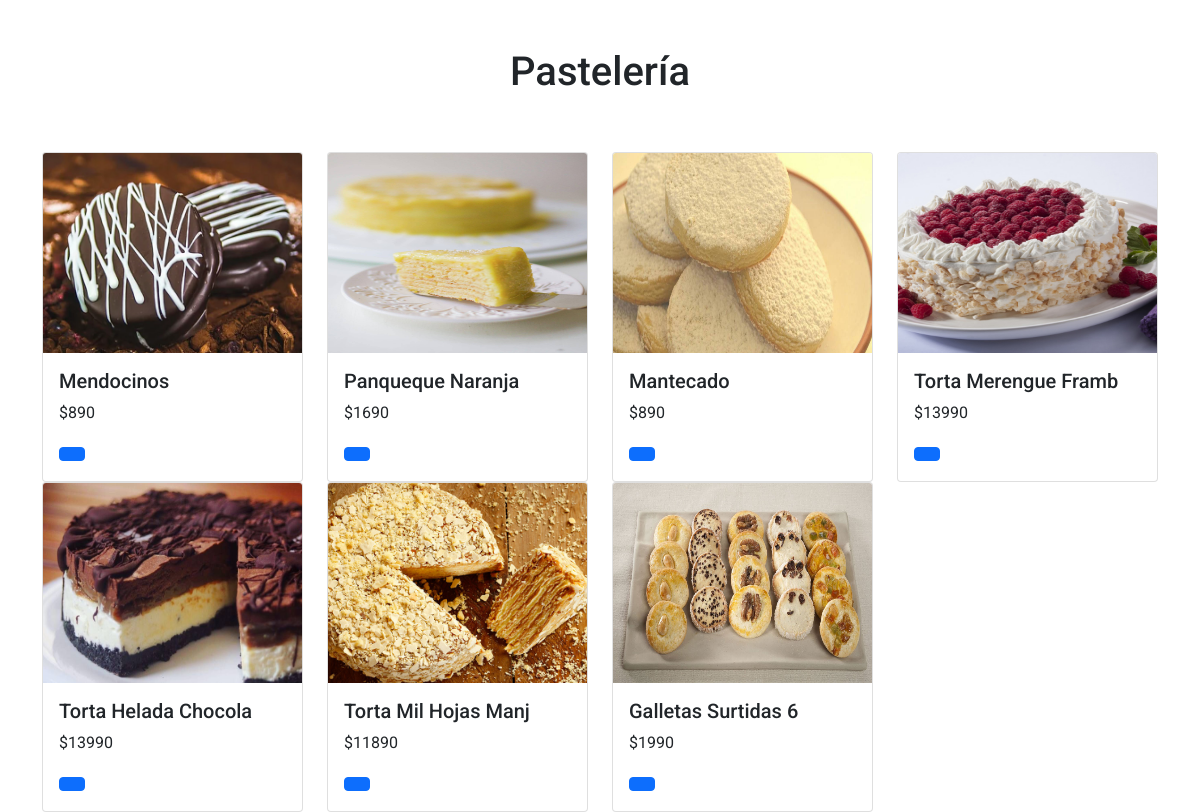
The page / on the database its author committed.
### tables this page shows
CREATE TABLE `productos` (
  `id` int(11) NOT NULL,
  `nombre` varchar(20) NOT NULL,
  `precio` int(11) NOT NULL,
  `imagen` varchar(50) NOT NULL
);

### index.php (the view, shortened to what this page needs)
<?php include_once 'bbdd.php' ?>
<!doctype html>
<html lang="en">
  <head>
    <link href="https://cdn.jsdelivr.net/npm/bootstrap@5.0.0-beta2/dist/css/bootstrap.min.css" rel="stylesheet">
    <link href="https://unpkg.com/ionicons@4.5.10-0/dist/css/ionicons.min.css" rel="stylesheet">
    <link href="css/app.css" rel="stylesheet">
  </head>
  <body>
      <div class="pt-5 text-center">
        <h1>Pastelería</h1>
      </div>
      <div class="container pt-5">
          <div class="row">
            <?php $resultados = mysqli_query($conexion, 'select * from productos'); ?>
            <?php foreach($resultados as $resultado): ?>
              <div class="col-sm-3">
                <div class="card">
                    <img src="images/<?= $resultado['imagen'] ?>" class="card-img-top" height="200" alt="200">
                    <div class="card-body">
                      <h5 class="card-title"><?= $resultado['nombre'] ?></h5>
                      <p class="card-text">$<?= $resultado['precio'] ?></p>
                      <a href="redirect.php?id=<?= $resultado['id'] ?>" class="btn btn-primary"><i class="icon ion-md-cart"></i></a>
                    </div>
                  </div>
              </div>
            <?php endforeach ?>
          </div>
      </div>
  </body>
</html>

### css/app.css (style rules this page uses)
body { font-family: "Roboto", sans-serif; }

### rows shown on the page
productos: imagen (picture), nombre "Mendocinos", precio "890"
productos: imagen (picture), nombre "Panqueque Naranja", precio "1690"
productos: imagen (picture), nombre "Mantecado", precio "890"
productos: imagen (picture), nombre "Torta Merengue Framb", precio "13990"
productos: imagen (picture), nombre "Torta Helada Chocola", precio "13990"
productos: imagen (picture), nombre "Torta Mil Hojas Manj", precio "11890"
productos: imagen (picture), nombre "Galletas Surtidas 6", precio "1990"
